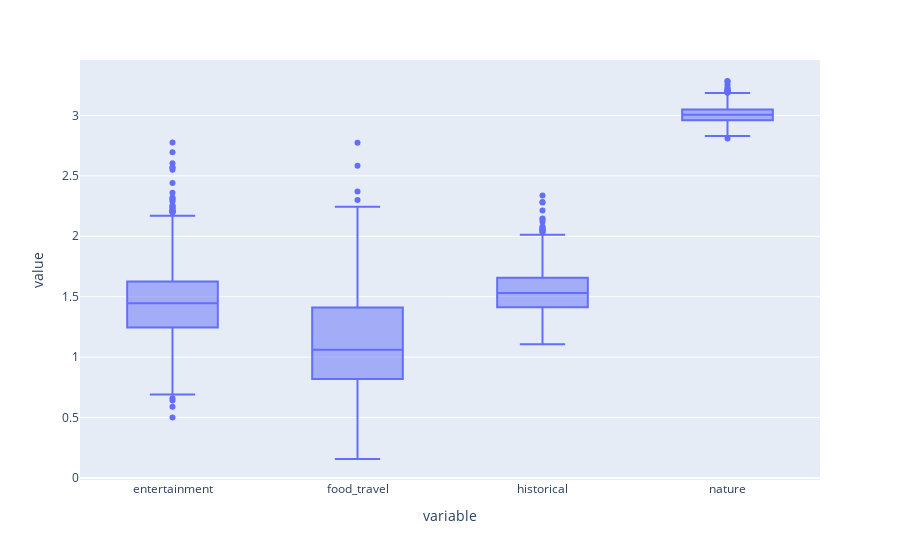

Here is the notebook cell this chart was saved with:
### Code cell
fig = px.box(df_categories, y =['entertainment', 'food_travel', 'historical', 'nature'])
fig.show()

### Figure 1 — Plotly figure (JSON) as saved in the notebook; plotly's stock layout.template omitted (floating-point values rounded to 4 significant figures; data arrays with more than 128 entries replaced by an {"elided": "..."} marker saying what was removed)
{"data": [{"alignmentgroup": "True", "hovertemplate": "variable=%{x}<br>value=%{y}<extra></extra>", "legendgroup": "", "marker": {"color": "#636efa"}, "name": "", "notched": false, "offsetgroup": "", "orientation": "v", "showlegend": false, "type": "box", "x": {"elided": "3764 str values"}, "x0": " ", "xaxis": "x", "y": {"elided": "3764 float values"}, "y0": " ", "yaxis": "y"}], "layout": {"boxmode": "group", "legend": {"tracegroupgap": 0}, "margin": {"t": 60}, "xaxis": {"anchor": "y", "domain": [0, 1], "title": {"text": "variable"}}, "yaxis": {"anchor": "x", "domain": [0, 1], "title": {"text": "value"}}}}
